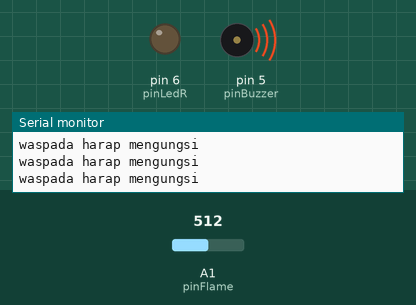
Bench run of a sketch on a simulated Arduino Uno, built with avr-gcc and run on an emulated ATmega328P. Parts: output pins drawn as LEDs (lit = HIGH), buzzer (waves = sounding, pin HIGH), the last lines printed to the serial monitor. The inputs (shaded band) are chosen by the test bench; at power-on: A1 (pinFlame) = 512.

Above: at 1.25 s.
1.3 s: A1 (pinFlame) set to 832
4.3 s: A1 (pinFlame) set to 860
7.3 s: A1 (pinFlame) set to 984
10.3 s: A1 (pinFlame) set to 1021
At 10.3 s:
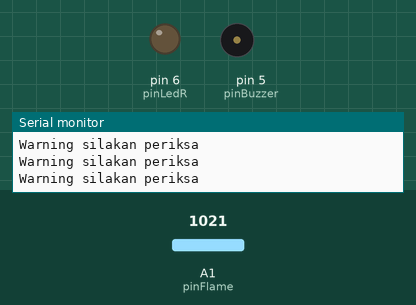
12.6 s: A1 (pinFlame) set to 900
At 12.73 s:
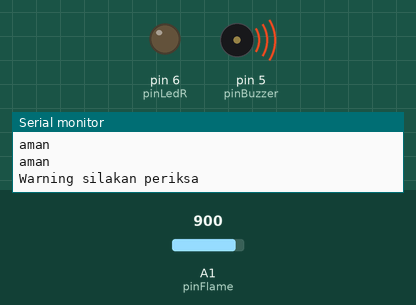
15.6 s: A1 (pinFlame) set to 1023
At 16.2 s:
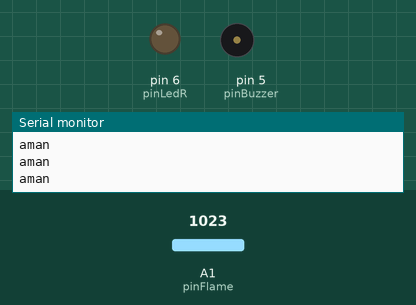
Timing chart, 0 to 18.1 s (numbered marks = the images above; inputs shaded):
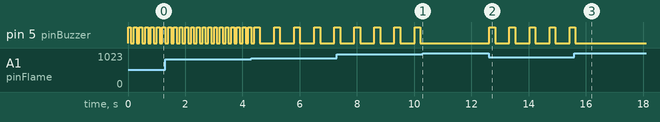

The sketch:

1_sensorflame_challenge2.ino
```cpp
// INISIALISASI
int pinLDR = A0;
int pinFlame = A1;
int pinBuzzer = 5;
int pinLedR = 6;

void setup() {
  Serial.begin(9600);
  pinMode(pinLedR, OUTPUT);
  pinMode(pinBuzzer, OUTPUT);
}


void loop() {
  // BACA DATA
  int bacaFlame = analogRead(pinFlame);
  int flameScaled = map(bacaFlame, 800, 1023, 100, 0);

  // PRINT
  // Serial.print("Flame=");
  // Serial.print(bacaFlame);
  // Serial.print(",Scaled=");
  // Serial.print(flameScaled);
  // Serial.println();

  //LOGIKA
  if(flameScaled < 10) {
    Serial.println("aman");
  } else if (flameScaled >= 10 && flameScaled < 80) {
    Serial.println("Warning silakan periksa");
    digitalWrite(pinBuzzer, HIGH);
    delay(200);
    digitalWrite(pinBuzzer, LOW);
    delay(500);
  } else {
    Serial.println("waspada harap mengungsi");
    digitalWrite(pinBuzzer, HIGH);
    delay(100);
    digitalWrite(pinBuzzer, LOW);
    delay(100);
  }

}
```

Measured:
- the behaviour switches between 1002 and 1003 on A1 (pinFlame) (found by bisection; images 0 and 1)
- after the input at 10.3 s, pin 5 (pinBuzzer): stops changing and stays LOW
- after the input at 12.6 s, pin 5 (pinBuzzer): alternates HIGH for 0.20 s and LOW for 0.50 s, starting at once
- after the input at 15.6 s, pin 5 (pinBuzzer): goes on until 15.6 s, then stays LOW
- by itself, pin 5 (pinBuzzer): alternates HIGH for 0.20 s and LOW for 0.50 s
